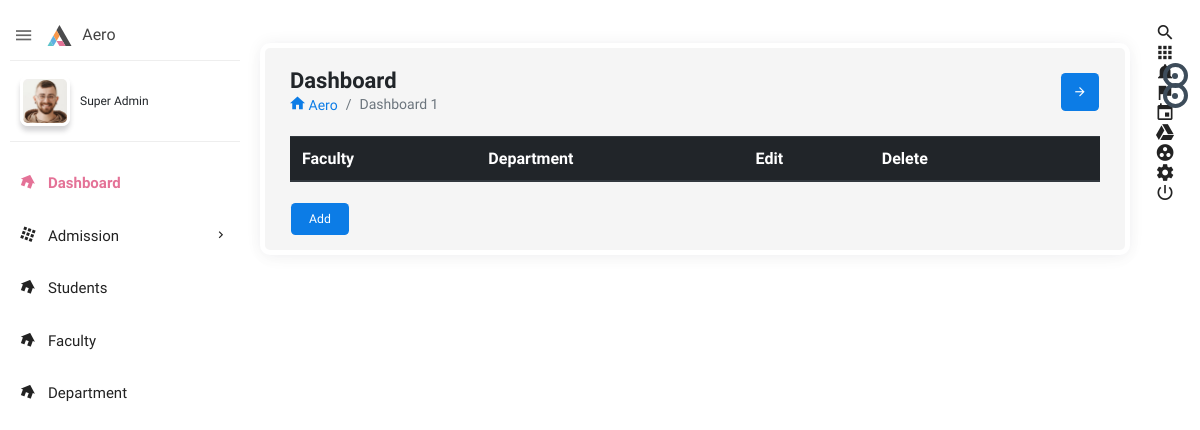
The app's page /administrator/department/, older data.
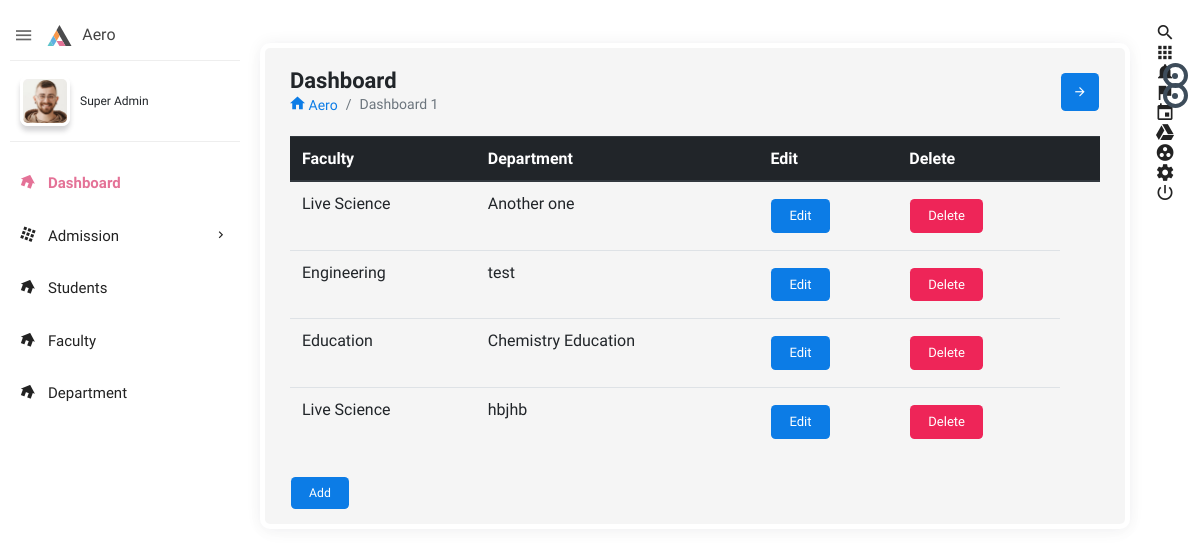
The same page, newer data.
### administrator/models.py (models this page shows, shortened)
class Department(models.Model):
	faculty = models.ForeignKey(Faculty, on_delete = models.CASCADE)
	department = models.CharField(max_length=100)

class Faculty(models.Model):
	faculty = models.CharField(max_length=100)
	def __str__ (self):
		return self.faculty

### administrator/views.py (the view)
# urls.py: path('department/', views.department_view, name='department'),
def department_view(request):
	domain = request.get_host()
	qs = Department.objects.all()
	faculty  = Faculty.objects.all()
	context = {'qs':qs, 'domain':domain, 'faculty':faculty}
	return render(request, 'admin1/department.html', context)

### templates/admin1/department.html (shortened to what this page needs)
{% extends 'admin1/index.html' %}
{% block body %}
<body>
<div class="col-md-12">
<div class="table-responsive">
<table class="table">
    <thead class="thead-dark">
      <tr>
        <th> Faculty</th>
        <th> Department</th>
        <th> Edit</th>
        <th>  Delete</th>
        <th></th>
      </tr>
    </thead>
    <tbody id="tablebody">
    {% for i in qs %}
      <tr id="tr{{i.id}}">
        <td id="faculty{{i.id}}">{{i.faculty}}</td>
        <td id="department{{i.id}}">{{i.department}}</td>
       <td> <button class="btn btn-primary btn-small" data-toggle="modal" data-target="#myModal" onclick="editDepartment('{{i.id}}')">Edit</button>
       </td>
        <td> <button class="btn btn-danger btn-small" onclick="deleteDepartment('{{i.id}}')">Delete</button></td>
      </tr>
	{% endfor %}
    </tbody>
  </table>
</div>
<button class="btn btn-primary" data-toggle="modal" data-target="#myModal1">Add</button>
</div>
</body>
{% endblock %}

### templates/admin1/index.html (shortened to what this page needs)
﻿{% load staticfiles %}
<!doctype html>
<html class="no-js " lang="en">
<head>
<link rel="stylesheet" href="{% static 'administrator/assets/plugins/bootstrap/css/bootstrap.min.css' %}">
<link rel="stylesheet" href="{% static 'administrator/assets/plugins/jvectormap/jquery-jvectormap-2.0.3.min.css' %}"/>
<link rel="stylesheet" href="{% static 'administrator/assets/plugins/charts-c3/plugin.css' %}"/>
<link rel="stylesheet" href="{% static 'administrator/assets/plugins/morrisjs/morris.min.css' %}" />
<link rel="stylesheet" href="{% static 'administrator/assets/css/style.min.css' %}">
</head>
<body class="theme-blush">
<div class="navbar-right">
    <ul class="navbar-nav">
        <li><a href="#search" class="main_search" title="Search..."><i class="zmdi zmdi-search"></i></a></li>
        <li class="dropdown">
            <a href="javascript:void(0);" class="dropdown-toggle" title="App" data-toggle="dropdown" role="button"><i class="zmdi zmdi-apps"></i></a>
        </li>
        <li class="dropdown">
            <a href="javascript:void(0);" class="dropdown-toggle" title="Notifications" data-toggle="dropdown" role="button"><i class="zmdi zmdi-notifications"></i>
                <div class="notify"><span class="heartbit"></span><span class="point"></span></div>
            </a>
        </li>
        <li class="dropdown">
            <a href="javascript:void(0);" class="dropdown-toggle" data-toggle="dropdown" role="button"><i class="zmdi zmdi-flag"></i>
            <div class="notify"><span class="heartbit"></span><span class="point"></span></div>
            </a>
        </li>
        <li><a href="javascript:void(0);" class="app_calendar" title="Calendar"><i class="zmdi zmdi-calendar"></i></a></li>
        <li><a href="javascript:void(0);" class="app_google_drive" title="Google Drive"><i class="zmdi zmdi-google-drive"></i></a></li>
        <li><a href="javascript:void(0);" class="app_group_work" title="Group Work"><i class="zmdi zmdi-group-work"></i></a></li>
        <li><a href="javascript:void(0);" class="js-right-sidebar" title="Setting"><i class="zmdi zmdi-settings zmdi-hc-spin"></i></a></li>
        <li><a href="sign-in.html" class="mega-menu" title="Sign Out"><i class="zmdi zmdi-power"></i></a></li>
    </ul>
</div>
<aside id="leftsidebar" class="sidebar">
    <div class="navbar-brand">
        <button class="btn-menu ls-toggle-btn" type="button"><i class="zmdi zmdi-menu"></i></button>
        <a href="{% url 'administrator:administrator' %}"><img src="{% static 'administrator/assets/images/logo.svg' %}" width="25" alt="Aero"><span class="m-l-10">Aero</span></a>
    </div>
    <div class="menu">
        <ul class="list">
            <li>
                <div class="user-info">
                    <a class="image" href="profile.html"><img src="{% static 'administrator/assets/images/profile_av.jpg' %}" alt="User"></a>
                    <div class="detail">
                        <small>Super Admin</small>
                    </div>
                </div>
            </li>
            <li class="active open"><a href="{% url 'administrator:administrator' %}"><i class="zmdi zmdi-home"></i><span>Dashboard</span></a></li>
            <li><a href="javascript:void(0);" class="menu-toggle"><i class="zmdi zmdi-apps"></i><span>Admission</span></a>
            </li>
             <li class="open"><a href="{% url 'administrator:students' %}"><i class="zmdi zmdi-home"></i><span>Students</span></a></li>
 <li class="open"><a href="{% url 'administrator:faculty' %}"><i class="zmdi zmdi-home"></i><span>Faculty</span></a></li>
 <li class="open"><a href="{% url 'administrator:department' %}"><i class="zmdi zmdi-home"></i><span>Department</span></a></li>
        </ul>
    </div>
</aside>
<section class="content">
    <div class="">
        <div class="block-header">
            <div class="row">
                <div class="col-lg-7 col-md-6 col-sm-12">
                    <h2>Dashboard</h2>
                    <ul class="breadcrumb">
                        <li class="breadcrumb-item"><a href="{% url 'administrator:administrator' %}"><i class="zmdi zmdi-home"></i> Aero</a></li>
                        <li class="breadcrumb-item active">Dashboard 1</li>
                    </ul>
                </div>
                <div class="col-lg-5 col-md-6 col-sm-12">
                    <button class="btn btn-primary btn-icon float-right right_icon_toggle_btn" type="button"><i class="zmdi zmdi-arrow-right"></i></button>
                </div>
            </div>
        </div>
{% block body %}
{% endblock body %}
    </div>
</section>
</body>
</html>

Row changes from the older to the newer data that the page shows:
added Department: faculty "Live Science", department "Another one"
added Department: faculty "Engineering", department "test"
added Department: faculty "Education", department "Chemistry Education"
added Department: faculty "Live Science", department "hbjhb"
